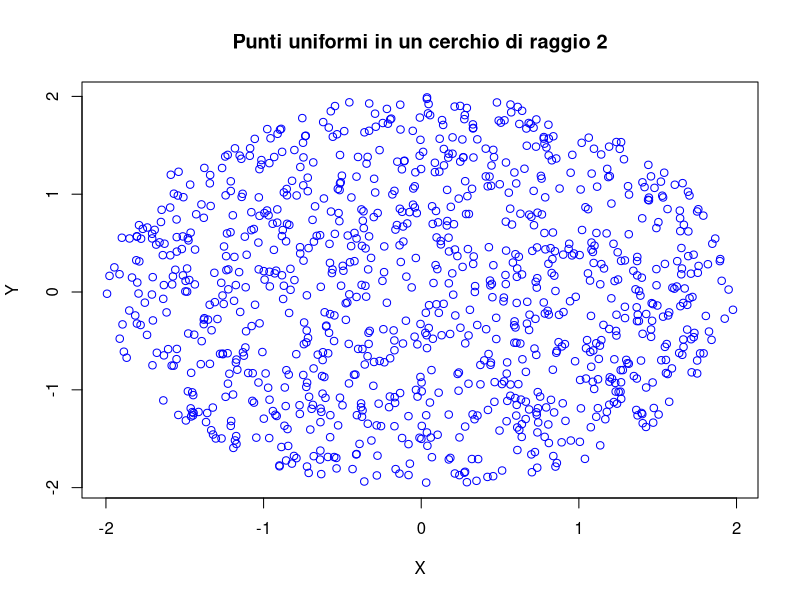

Write R code to recreate this figure.
# Funzione per generare N punti distribuiti uniformemente
# all'interno di un cerchio di raggio R centrato nell'origine
gencerchio <- function(N, R){
  
  set.seed(5) 
  # fisso il seme per la generazione casuale dell'angolo
  u <- runif(N)
  # genero N numeri uniformi in (0,1) che serviranno per θ
  
  set.seed(7)
  # fisso un altro seme per la generazione casuale del raggio
  v <- runif(N)
  # genero N numeri uniformi in (0,1) che serviranno per r
  
  # Inizializzo i vettori
  r <- numeric(N)       # raggio di ciascun punto
  teta <- numeric(N)    # angolo θ
  ascissa <- numeric(N) # coordinate x
  ordinata <- numeric(N)# coordinate y
  
  # Creo un data frame vuoto che conterrà le coordinate dei punti
  df <- data.frame(X = 1:N, Y = 1:N)
  row.names(df) <- 1:N
  
  # Ciclo per generare i punti
  for(i in 1:N){
    r[i] <- R * sqrt(v[i])
    # calcolo il raggio trasformando v (per avere densità uniforme)
    teta[i] <- 2 * pi * u[i]
    # calcolo l’angolo in [0, 2π]
    
    ascissa[i] <- r[i] * cos(teta[i])
    # trasformazione in coordinate cartesiane (x)
    ordinata[i] <- r[i] * sin(teta[i])
    # trasformazione in coordinate cartesiane (y)
    
    df[i,1] <- ascissa[i]   # salvo la coordinata x nel data frame
    df[i,2] <- ordinata[i]  # salvo la coordinata y nel data frame
  }
  
  return(df)   # restituisco il data frame con tutte le coppie (x,y)
}

# Esempio: generiamo 10 punti in un cerchio di raggio 2
gencerchio(10, 2)

# Esempio: visualizziamo 1000 punti in un cerchio di raggio 2
plot(
  gencerchio(1000, 2),
  col="blue",
  main="Punti uniformi in un cerchio di raggio 2"
)